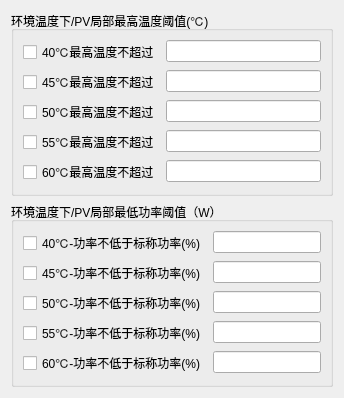
            <widget class="QWidget" name="tab_63">
             <attribute name="title">
              <string>PV参数</string>
             </attribute>
             <layout class="QVBoxLayout" name="verticalLayout_63">
              <item>
               <widget class="QGroupBox" name="groupBox_100">
                <property name="title">
                 <string>环境温度下/PV局部最高温度阈值(℃)</string>
                </property>
                <layout class="QFormLayout" name="formLayout_68">
                 <item row="0" column="0">
                  <widget class="QCheckBox" name="bym1200_t40_pv_ckx">
                   <property name="text">
                    <string>40℃最高温度不超过</string>
                   </property>
                  </widget>
                 </item>
                 <item row="0" column="1">
                  <widget class="QLineEdit" name="bym1200_t40_pv_edt"/>
                 </item>
                 <item row="1" column="0">
                  <widget class="QCheckBox" name="bym1200_t45_pv_ckx">
                   <property name="text">
                    <string>45℃最高温度不超过</string>
                   </property>
                  </widget>
                 </item>
                 <item row="1" column="1">
                  <widget class="QLineEdit" name="bym1200_t45_pv_edt"/>
                 </item>
                 <item row="2" column="0">
                  <widget class="QCheckBox" name="bym1200_t50_pv_ckx">
                   <property name="text">
                    <string>50℃最高温度不超过</string>
                   </property>
                  </widget>
                 </item>
                 <item row="2" column="1">
                  <widget class="QLineEdit" name="bym1200_t50_pv_edt"/>
                 </item>
                 <item row="3" column="0">
                  <widget class="QCheckBox" name="bym1200_t55_pv_ckx">
                   <property name="text">
                    <string>55℃最高温度不超过</string>
                   </property>
                  </widget>
                 </item>
                 <item row="3" column="1">
                  <widget class="QLineEdit" name="bym1200_t55_pv_edt"/>
                 </item>
                 <item row="4" column="0">
                  <widget class="QCheckBox" name="bym1200_t60_pv_ckx">
                   <property name="text">
                    <string>60℃最高温度不超过</string>
                   </property>
                  </widget>
                 </item>
                 <item row="4" column="1">
                  <widget class="QLineEdit" name="bym1200_t60_pv_edt"/>
                 </item>
                </layout>
               </widget>
              </item>
              <item>
               <widget class="QGroupBox" name="groupBox_101">
                <property name="title">
                 <string>环境温度下/PV局部最低功率阈值（W）</string>
                </property>
                <layout class="QFormLayout" name="formLayout_69">
                 <item row="0" column="0">
                  <widget class="QCheckBox" name="bym1200_rt40_time_pv_ckx">
                   <property name="text">
                    <string>40℃-功率不低于标称功率(%)</string>
                   </property>
                  </widget>
                 </item>
                 <item row="0" column="1">
                  <widget class="QLineEdit" name="bym1200_rt40_time_pv_edt"/>
                 </item>
                 <item row="1" column="0">
                  <widget class="QCheckBox" name="bym1200_rt45_time_pv_ckx">
                   <property name="text">
                    <string>45℃-功率不低于标称功率(%)</string>
                   </property>
                  </widget>
                 </item>
                 <item row="1" column="1">
                  <widget class="QLineEdit" name="bym1200_rt45_time_pv_edt"/>
                 </item>
                 <item row="2" column="0">
                  <widget class="QCheckBox" name="bym1200_rt50_time_pv_ckx">
                   <property name="text">
                    <string>50℃-功率不低于标称功率(%)</string>
                   </property>
                  </widget>
                 </item>
                 <item row="2" column="1">
                  <widget class="QLineEdit" name="bym1200_rt50_time_pv_edt"/>
                 </item>
                 <item row="3" column="0">
                  <widget class="QCheckBox" name="bym1200_rt55_time_pv_ckx">
                   <property name="text">
                    <string>55℃-功率不低于标称功率(%)</string>
                   </property>
                  </widget>
                 </item>
                 <item row="3" column="1">
                  <widget class="QLineEdit" name="bym1200_rt55_time_pv_edt"/>
                 </item>
                 <item row="4" column="0">
                  <widget class="QCheckBox" name="bym1200_rt60_time_pv_ckx">
                   <property name="text">
                    <string>60℃-功率不低于标称功率(%)</string>
                   </property>
                  </widget>
                 </item>
                 <item row="4" column="1">
                  <widget class="QLineEdit" name="bym1200_rt60_time_pv_edt"/>
                 </item>
                </layout>
               </widget>
              </item>
             </layout>
            </widget>
